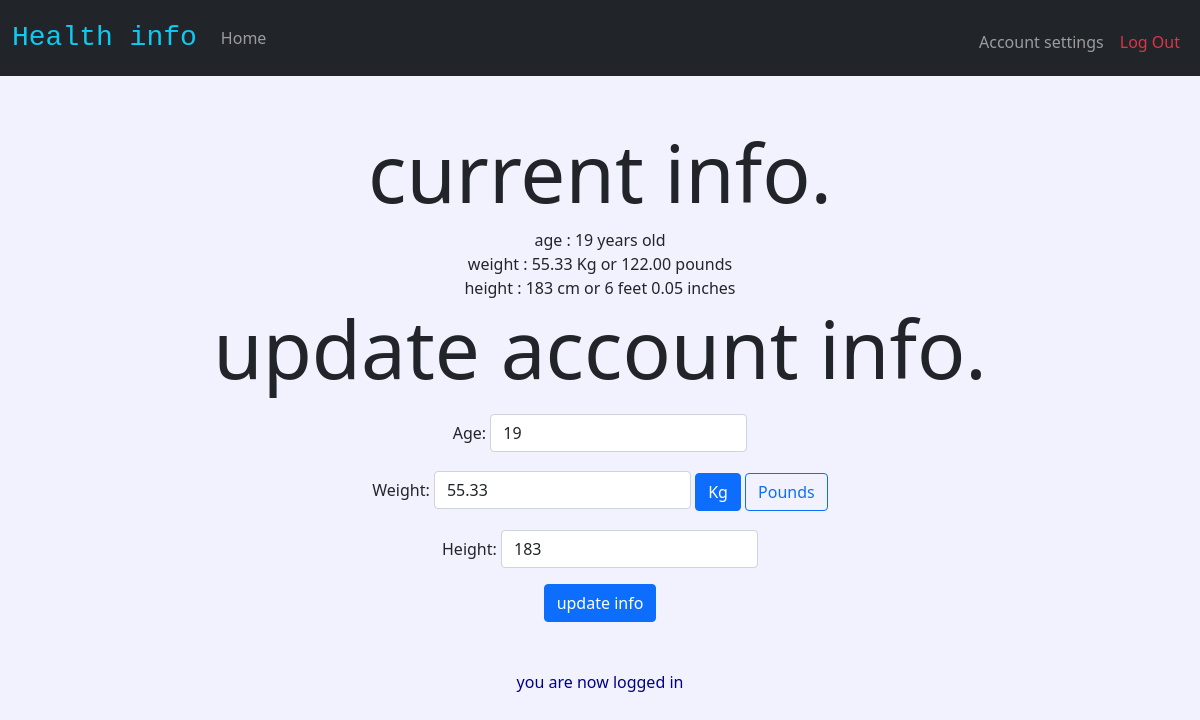
Page /accountsettings (signed in) on the earlier database version.
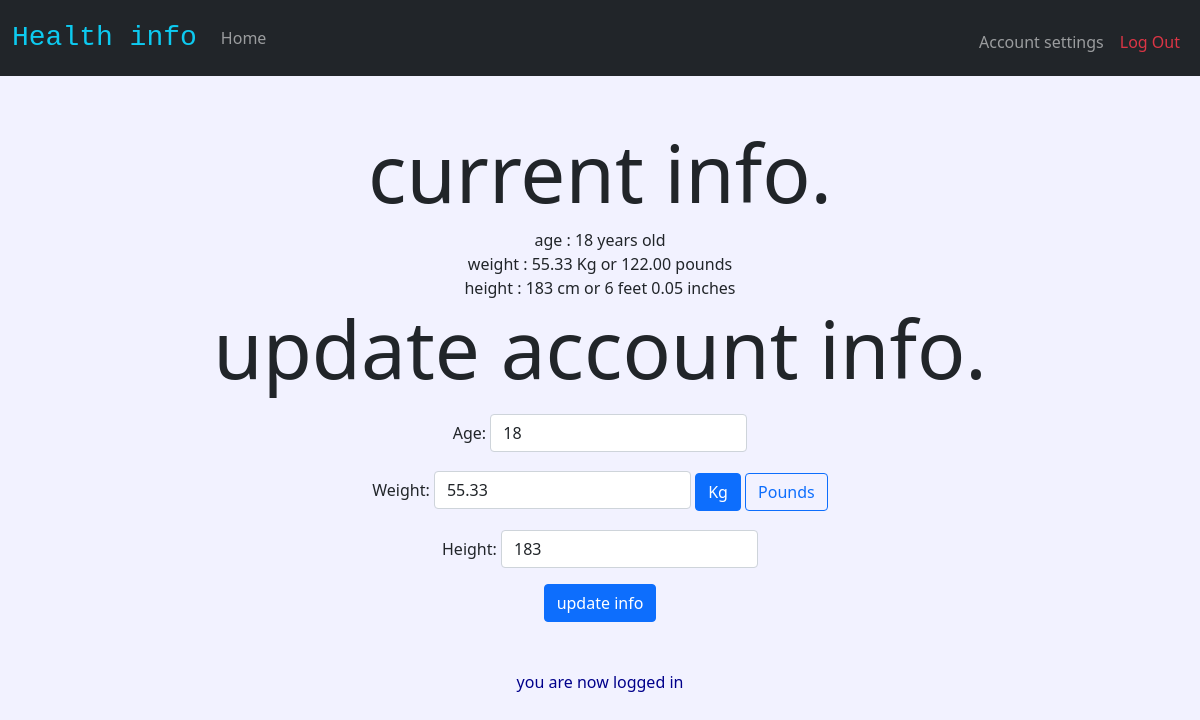
Same page on the later database version.
### tables this page shows
CREATE TABLE information (user_id INT, age INT, weight INT, height INT, FOREIGN KEY(user_id) REFERENCES users(id));

### application.py (the view, shortened to what this page needs)
@app.route("/accountsettings", methods = ["GET", "POST"])
def accountSettings():
    if session.get("user_id") == None:
        return redirect("/login")
    if session.get("user_id") == None:
        return redirect("/login")
    fields = ["age", "weight", "height"]
    rows = db.execute("SELECT * FROM information WHERE user_id = ?;", session["user_id"])
    return render_template("accountSettings.html", user = rows[0], fields = fields)

### helpers.py (called while the page is built)
def cmToFeet(height):
    totalInches = int(height) / 2.54
    feet = int(totalInches / 12)
    inches = totalInches % 12
    return f"{feet} feet {inches:.2f} inches "

def KgToPounds(weight):
    return f"{weight * 2.205:.2f} pounds"

### templates/accountSettings.html (shortened to what this page needs)
{% extends "layout.html" %}
{% block body %}
<div class = "text-center">
<h4 class="display-1">current info.</h4>
{% for field in fields %}
{{ field }} :
    {% if user[field] %}
        {{user[field]}}
            {% if field == "age" %}
                years old
            {% elif field == "height" %}
                cm or {{ user[field] | cmToFeet }}
            {% elif field == "weight" %}
                Kg or {{ user[field] | KgToPounds }}
            {% endif %}
    {% else %}
        Not Added yet
    {% endif %}
<br>
{% endfor %}
<h4 class="display-1">update account info.</h4>
<form action="/accountsettings" method="post">
    <div class="form-group">
        <label for="age">Age:</label>
        <input autocomplete="off" autofocus class="form-control" name="age" placeholder="age" type="number" value = {{user["age"]}}>
    </div>
    <div class="form-group">
        <label for="weight">Weight:</label>
        <input class="form-control" name="weight" placeholder="weight" type="number"  step="any" value = {{user["weight"]}}>
        <label class="btn btn-outline-primary" for="option1">Kg</label>
        <label class="btn btn-outline-primary" for="option2">Pounds</label>
    </div>
    <div class="form-group">
        <label for="height">Height:</label>
        <input class="form-control" name="height" placeholder="height" type="number"  step="any" value = {{user["height"]}}>
    </div>
    <button class="btn btn-primary mt-3" type="submit">update info</button>
</form>
</div>
{% endblock %}

### templates/layout.html (shortened to what this page needs)
<!DOCTYPE html>
<html lang="en">
    <head>
        <link href="https://cdn.jsdelivr.net/npm/bootstrap@5.0.2/dist/css/bootstrap.min.css" rel="stylesheet">
        <link href="/static/styles.css" rel="stylesheet">
    </head>
    <body>
            <nav class="navbar navbar-expand navbar-dark bg-dark">
                <div class="container-fluid">
                  <a class="mt-2 navbar-brand text-info" href="/">
                    <tt><h3 class =>Health info</h3> </tt>
                  </a>
                  <div class="collapse navbar-collapse" id="navbarNav">
                  <ul class="navbar-nav mr-auto">
                    <li class="nav-item">
                      <a class="nav-link" href="/">Home</a>
                    </li>
                  </ul>
                  {% if session.user_id %}
                  <ul class="navbar-nav ms-auto ">
                    <li class="nav-item">
                      <a class="nav-link mt-2" href="/accountsettings">Account settings</a>
                    </li>
                    <li class="nav-item">
                      <a class="nav-link mt-2 text-danger" href="/logout">Log Out</a>
                    </li>
                  </ul>
                  {% endif %}
                </div>
              </div>
              </nav>
        <main class="container p-5">
          {% block body %}{% endblock %}
      </main>
    </body>
    <footer>
      {% if session.user_id %}
      <center><span style = "color:darkblue; text-align: center;"> you are now logged in  </span> </center>
      {% endif %}
    </footer>
</html>

### static/styles.css (style rules this page uses)
body { background-color: rgb(242, 242, 255); }
.form-group { margin-top: 0.5cm; }
main .form-control { display: inline-block; width: auto; }
main { overflow-x: auto; }

Differences in the rows shown:
changed information "122.00 pounds": age "19" → "18"
Other differences:
new list line: "age : years old"
new list line: "18"
list line gone: "age : years old"
list line gone: "19"
